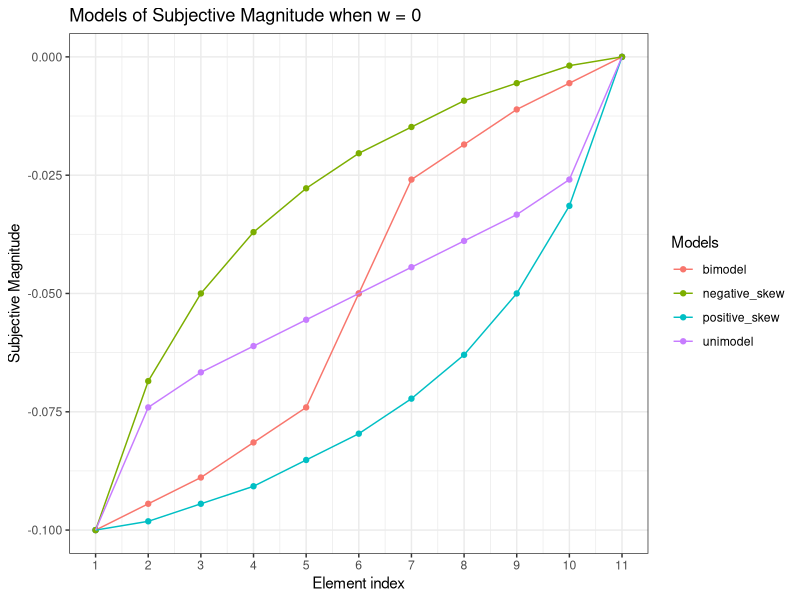
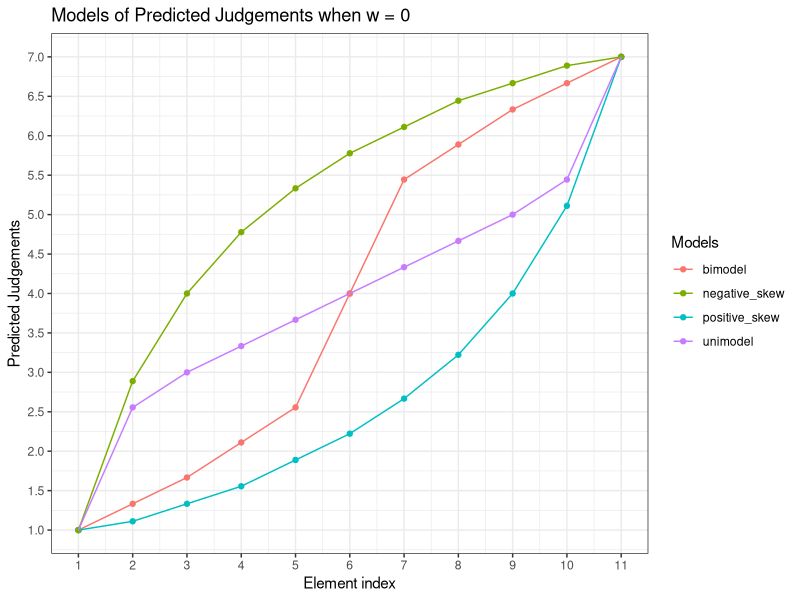
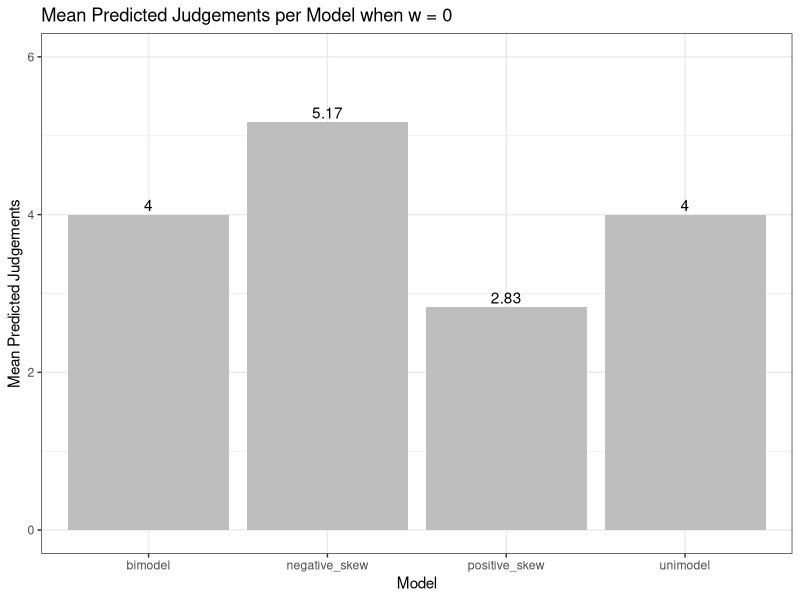
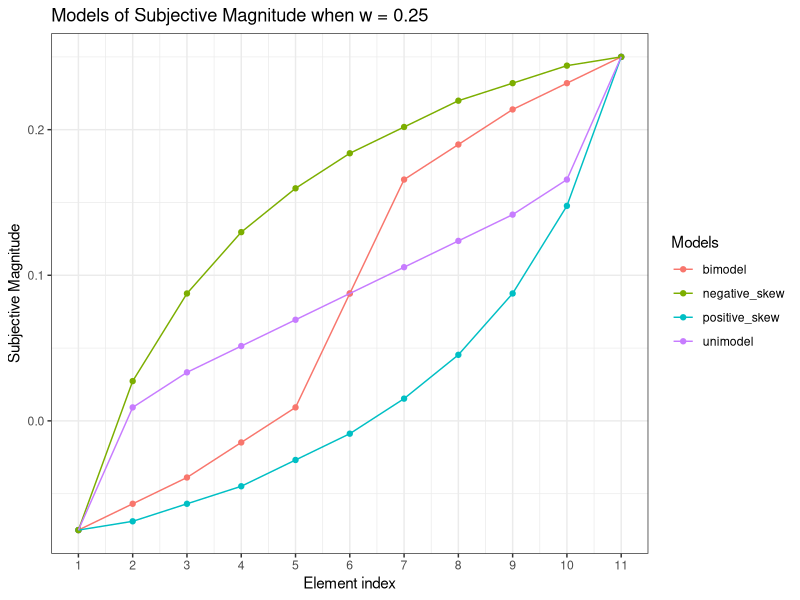
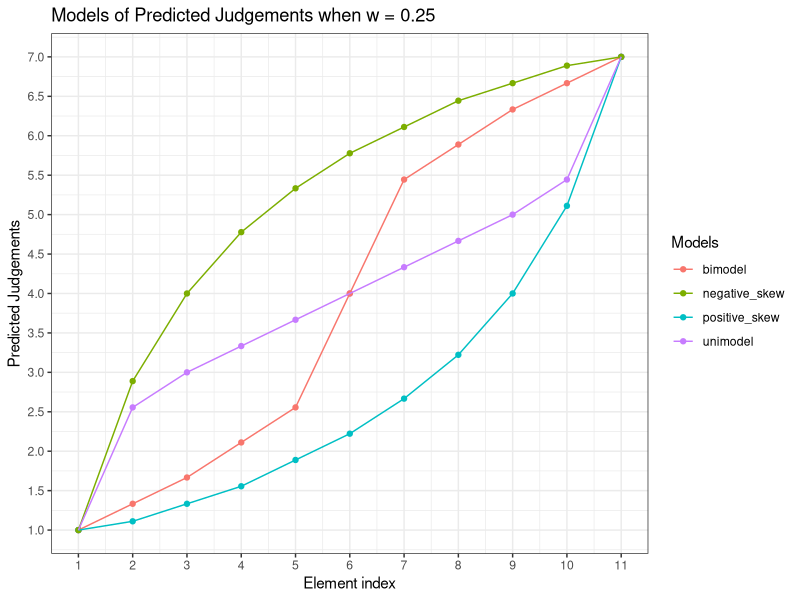
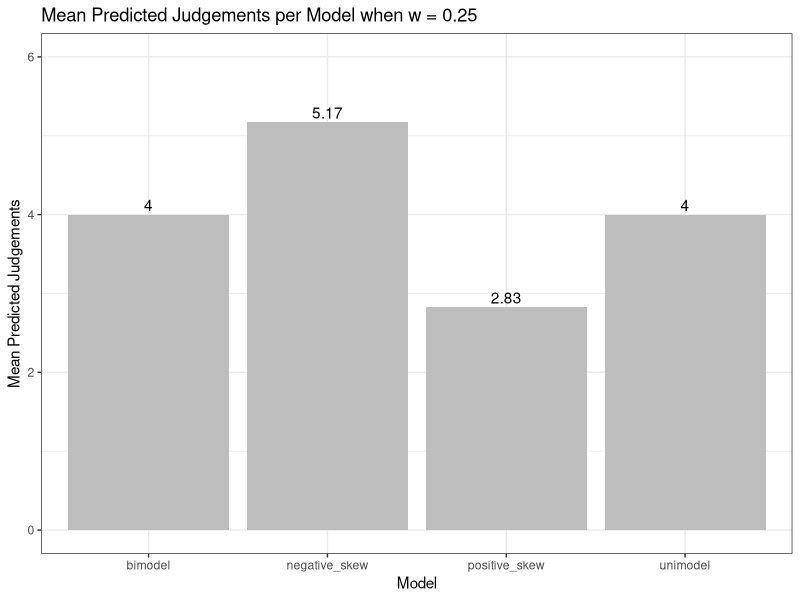
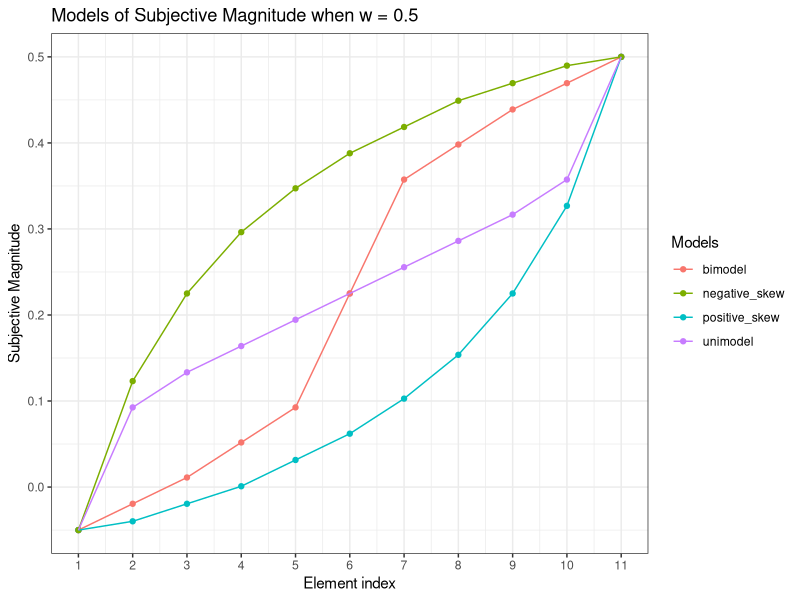
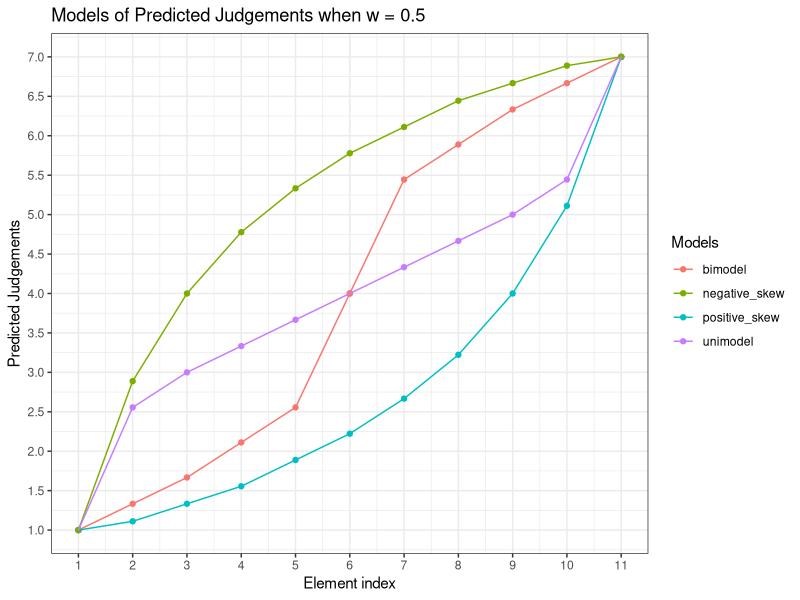

Write R code to recreate these figures, in order.
## ---- chunk 1
knitr::opts_chunk$set(echo = TRUE)
## ---- chunk 2
library(tidyverse)
library(scales)
## ---- chunk 3
# ASSIGNING PRICES TO A MODEL VECTOR
unimodel <- c(28, 42, 46, 49, 52, 55, 58, 61, 64, 68, 82)
bimodel <- c(28, 31, 34, 38, 42, 55, 68, 72, 76, 79, 82)
positive_skew <- c(28, 29, 31, 33, 36, 39, 43, 48, 55, 65, 82)
negative_skew <- c(28, 45, 55, 62, 67, 71, 74, 77, 79, 81, 82)


# LIST OF ALL MODELS AND THEIR RESPECTIVE PRICES
models <- list(unimodel = unimodel,
               bimodel = bimodel,
               positive_skew = positive_skew,
               negative_skew = negative_skew)


# VECTOR OF ALL THE PRICES
full_model <- c(unimodel, bimodel, positive_skew, negative_skew)
## ---- chunk 4
### CALCULATE RFT PREDICTIONS ###

RFT_Predicted_Graph <- function(w, models_list, full_model) {

  # RFT - SUBJECTIVE MAGNITUDE (OR SUBJECTIVE JUDGEMENT)
  ## Vectors to store answers for each equation
  rank <- c()
  frequency <- c()
  magnitude <- c()
  
  for (name in names(models)) {
    model <- models[[name]]           ## Establish model of focus by name
  
    for (i in seq_along(model)) {
      s <- model[i]                   ## Element indexed i
      n <- length(model)              ## Length of model 
  
      model_max <- max(model)         ## Max value of model 
      model_min <- min(model)         ## Min value of model 
  
      ## Calculate rank
      rank_value <- (s - model_min) / (model_max - model_min)
      rank <- c(rank, rank_value)
      
      ## Calculate frequency
      frequency_value <- (rank_value - 1) / (n - 1)             
      frequency <- c(frequency, frequency_value)
      
      ## Calculate magnitude
      magnitude_value <- (w * rank_value) + ((1 - w) * frequency_value)   
      magnitude <- c(magnitude, magnitude_value)
  
    }
  }
  
  m_n <- length(model)          ## Length of model
  m_names <- names(models)      ## Names of each model
  
  
  # CREATE A TIBBLE WITH VARIABLES
  model_rfm <- tibble(index = rep(1:11, times = 4),
                      prices = full_model,
                      model = rep(m_names, each = m_n),
                      rank = rank,
                      frequency = frequency,
                      magnitude = magnitude)

  ## Ensure tibble only had key variables
  model_magnitude <- model_rfm %>% 
    select(1:3, 6)
  
  
  # RESCALING SUBJECTIVE MAGNITUDES TO PREDICTED VALUES
  predicted_ratings <- model_magnitude %>%
    mutate(predicted_ratings = rescale(magnitude, to = c(1, 7))) %>% 
    mutate(w = rep(w))

  
  # CALCULATING MEANS PER MODEL
  pr_mean <- predicted_ratings %>% 
    group_by(model) %>%
    summarize(mean_pr = mean(predicted_ratings)) %>% 
    mutate(w = rep(w))
  
  ## Upper bound for y-axis
  max_pr_mean <- round(max(pr_mean$mean_pr), 0) + 1
  
  ## Upper & Lower bounds for subjective magnitudes
  ### print(max(predicted_ratings$magnitude))
  ### print(min(predicted_ratings$magnitude))
  
  
  # GRAPHS
  ## Predicted ratings 
  pr_plot <- ggplot(predicted_ratings,
                    aes(x = index, y = predicted_ratings, colour = model)) +
    geom_point() +
    geom_line() +
    
    scale_x_continuous(name = "Element index",
                     breaks = seq(0, 11, 1)) +
    scale_y_continuous(name = "Predicted Judgements",
                     breaks = seq(0, 7, 0.5)) +
    labs(title = paste("Models of Predicted Judgements when w =", w),
         colour = "Models") +
    
    theme_bw() 
  
  ## Subjective Magnitude 
  sm_plot <- ggplot(predicted_ratings,
                    aes(x = index, y = magnitude, colour = model)) +
    geom_point() +
    geom_line() +
    
    scale_x_continuous(name = "Element index",
                     breaks = seq(0, 11, 1)) +
    scale_y_continuous(name = "Subjective Magnitude") +
    
    labs(title = paste("Models of Subjective Magnitude when w =", w),
         colour = "Models") +
    
    theme_bw() 
  
  ## Means of predicted ratings per model
  mean_plot <- ggplot(pr_mean, aes(x = model, y = mean_pr)) +
    geom_bar(stat = "identity", fill = "grey") +
    
    geom_text(aes(label = round(mean_pr, 2)),
              vjust = -0.3,
              colour = "black") +
    
    labs(title = paste("Mean Predicted Judgements per Model when w =", w),
         x = "Model",
         y = "Mean Predicted Judgements") + 
    
    ylim(c(0, max_pr_mean)) +
    
    theme_bw()
  
  
  return(list(predicted_ratings = predicted_ratings,
              sm_plot = sm_plot, 
              pr_plot = pr_plot, 
              mean_plot = mean_plot))
  
}
## ---- chunk 5
### VARYING VALUES OF w IN RFT ###

w_values <- c(seq(0, 1, 0.25))

for (w in w_values) {
  
  RFT_pred <- RFT_Predicted_Graph(w, models, full_model)
  print(RFT_pred)
  print("--------------------------------------------------------------")
  print("--------------------------------------------------------------")
  print("--------------------------------------------------------------")
}
